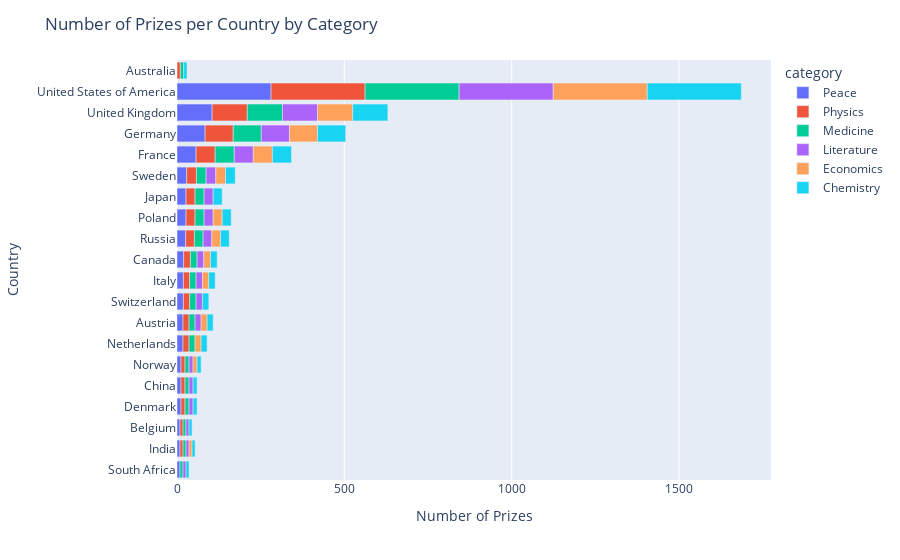

This figure's notebook cell:
### Code cell
# finally commence the graph
h_bar = px.bar(
    data_frame=top20_countries,
    x='total_prize',
    y='birth_country_current',
    orientation='h',
    color='category'
)

h_bar.update_layout(
    xaxis_title='Number of Prizes',
    yaxis_title='Country',
    title='Number of Prizes per Country by Category'
)

h_bar.show()

### Figure 1 — Plotly figure (JSON) as saved in the notebook; plotly's stock layout.template omitted (floating-point values rounded to 4 significant figures)
{"data": [{"alignmentgroup": "True", "hovertemplate": "category=Peace<br>total_prize=%{x}<br>birth_country_current=%{y}<extra></extra>", "legendgroup": "Peace", "marker": {"color": "#636efa", "pattern": {"shape": ""}}, "name": "Peace", "offsetgroup": "Peace", "orientation": "h", "showlegend": true, "textposition": "auto", "type": "bar", "x": [9, 9, 9, 12, 12, 12, 18, 18, 19, 19, 20, 26, 27, 27, 29, 57, 84, 105, 281], "xaxis": "x", "y": ["South Africa", "India", "Belgium", "Denmark", "China", "Norway", "Netherlands", "Austria", "Switzerland", "Italy", "Canada", "Russia", "Poland", "Japan", "Sweden", "France", "Germany", "United Kingdom", "United States of America"], "yaxis": "y"}, {"alignmentgroup": "True", "hovertemplate": "category=Physics<br>total_prize=%{x}<br>birth_country_current=%{y}<extra></extra>", "legendgroup": "Physics", "marker": {"color": "#EF553B", "pattern": {"shape": ""}}, "name": "Physics", "offsetgroup": "Physics", "orientation": "h", "showlegend": true, "textposition": "auto", "type": "bar", "x": [9, 9, 10, 12, 12, 12, 18, 18, 19, 19, 20, 26, 27, 27, 29, 57, 84, 105, 281], "xaxis": "x", "y": ["India", "Belgium", "Australia", "Denmark", "Norway", "China", "Netherlands", "Austria", "Switzerland", "Italy", "Canada", "Russia", "Poland", "Japan", "Sweden", "France", "Germany", "United Kingdom", "United States of America"], "yaxis": "y"}, {"alignmentgroup": "True", "hovertemplate": "category=Medicine<br>total_prize=%{x}<br>birth_country_current=%{y}<extra></extra>", "legendgroup": "Medicine", "marker": {"color": "#00cc96", "pattern": {"shape": ""}}, "name": "Medicine", "offsetgroup": "Medicine", "orientation": "h", "showlegend": true, "textposition": "auto", "type": "bar", "x": [9, 9, 9, 10, 12, 12, 12, 18, 18, 19, 19, 20, 26, 27, 27, 29, 57, 84, 105, 281], "xaxis": "x", "y": ["India", "Belgium", "South Africa", "Australia", "Denmark", "China", "Norway", "Netherlands", "Austria", "Switzerland", "Italy", "Canada", "Russia", "Poland", "Japan", "Sweden", "France", "Germany", "United Kingdom", "United States of America"], "yaxis": "y"}, {"alignmentgroup": "True", "hovertemplate": "category=Literature<br>total_prize=%{x}<br>birth_country_current=%{y}<extra></extra>", "legendgroup": "Literature", "marker": {"color": "#ab63fa", "pattern": {"shape": ""}}, "name": "Literature", "offsetgroup": "Literature", "orientation": "h", "showlegend": true, "textposition": "auto", "type": "bar", "x": [9, 9, 9, 12, 12, 12, 18, 19, 19, 20, 26, 27, 27, 29, 57, 84, 105, 281], "xaxis": "x", "y": ["India", "South Africa", "Belgium", "Norway", "Denmark", "China", "Austria", "Switzerland", "Italy", "Canada", "Russia", "Poland", "Japan", "Sweden", "France", "Germany", "United Kingdom", "United States of America"], "yaxis": "y"}, {"alignmentgroup": "True", "hovertemplate": "category=Economics<br>total_prize=%{x}<br>birth_country_current=%{y}<extra></extra>", "legendgroup": "Economics", "marker": {"color": "#FFA15A", "pattern": {"shape": ""}}, "name": "Economics", "offsetgroup": "Economics", "orientation": "h", "showlegend": true, "textposition": "auto", "type": "bar", "x": [9, 12, 18, 18, 19, 20, 26, 27, 29, 57, 84, 105, 281], "xaxis": "x", "y": ["India", "Norway", "Austria", "Netherlands", "Italy", "Canada", "Russia", "Poland", "Sweden", "France", "Germany", "United Kingdom", "United States of America"], "yaxis": "y"}, {"alignmentgroup": "True", "hovertemplate": "category=Chemistry<br>total_prize=%{x}<br>birth_country_current=%{y}<extra></extra>", "legendgroup": "Chemistry", "marker": {"color": "#19d3f3", "pattern": {"shape": ""}}, "name": "Chemistry", "offsetgroup": "Chemistry", "orientation": "h", "showlegend": true, "textposition": "auto", "type": "bar", "x": [9, 9, 9, 10, 12, 12, 12, 18, 18, 19, 19, 20, 26, 27, 27, 29, 57, 84, 105, 281], "xaxis": "x", "y": ["India", "South Africa", "Belgium", "Australia", "Denmark", "China", "Norway", "Austria", "Netherlands", "Switzerland", "Italy", "Canada", "Russia", "Japan", "Poland", "Sweden", "France", "Germany", "United Kingdom", "United States of America"], "yaxis": "y"}], "layout": {"barmode": "relative", "legend": {"title": {"text": "category"}, "tracegroupgap": 0}, "margin": {"t": 60}, "title": {"text": "Number of Prizes per Country by Category"}, "xaxis": {"anchor": "y", "domain": [0, 1], "title": {"text": "Number of Prizes"}}, "yaxis": {"anchor": "x", "domain": [0, 1], "title": {"text": "Country"}}}}
